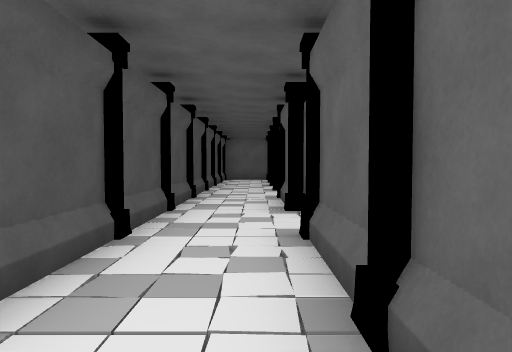
view 1 (above)

13 first-person views from a walk through a 3-D level made in the Unity game engine. The camera is 1.4 m above the floor, tilts 2° down and sees 70° across. The floor is counted in squares, 2 m on a side. Each view is taken from the middle of a square. On the plan, view 1 faces up. The plan holds only what a view shows up to about 11 squares ahead; the rest is blank. The place goes on beyond the plan. The player character is not drawn. Some animated figures are left out.

view 2
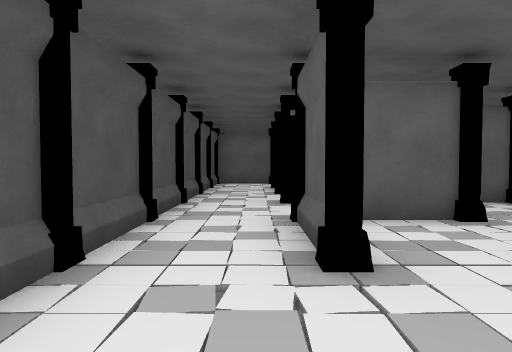

view 3
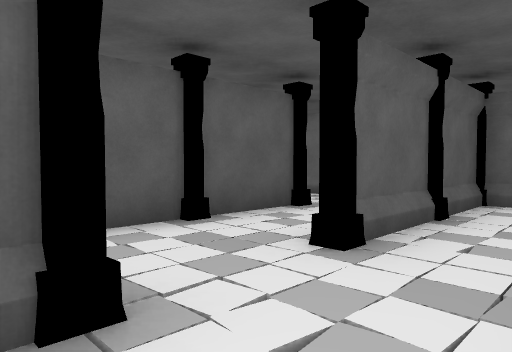

view 4
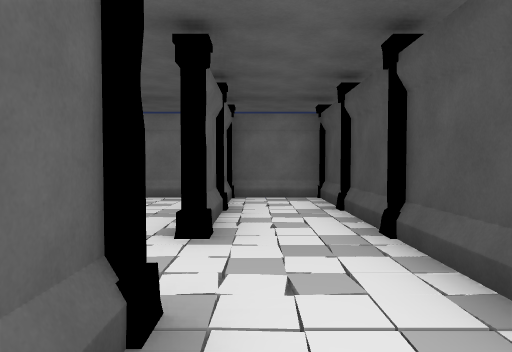

view 5
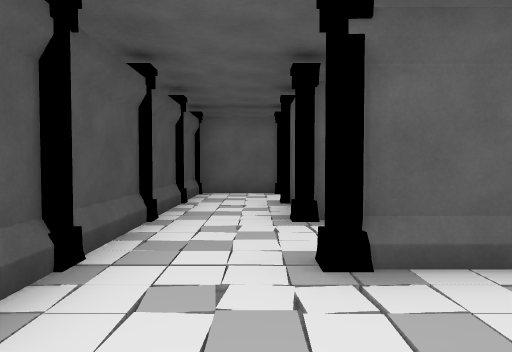

view 6
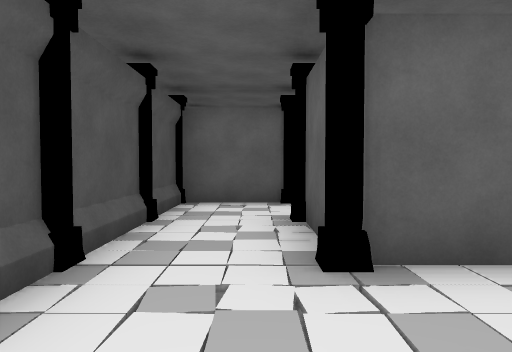

view 7
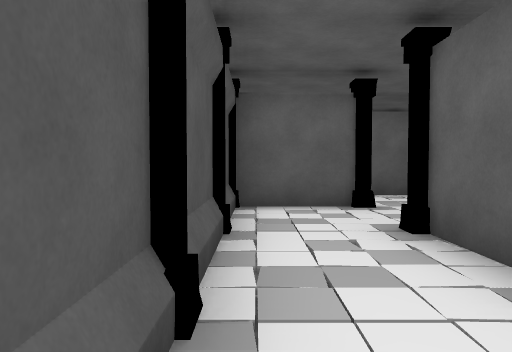

view 8
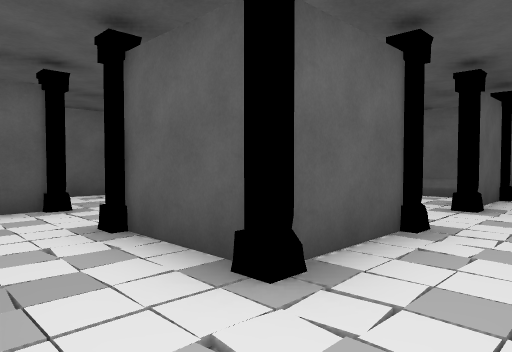

view 9
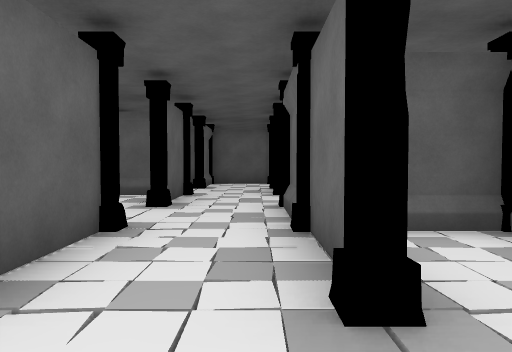

view 10
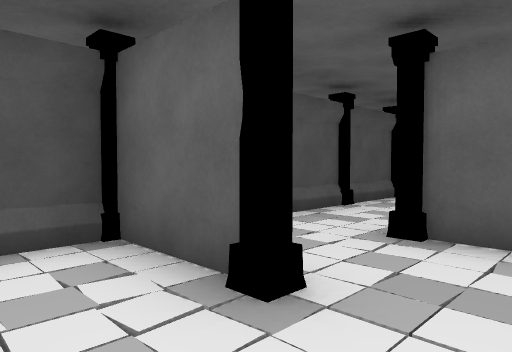

view 11
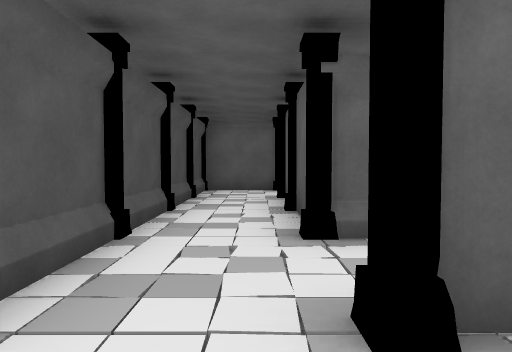

view 12
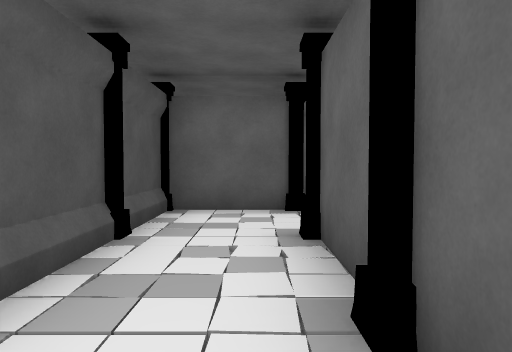

view 13
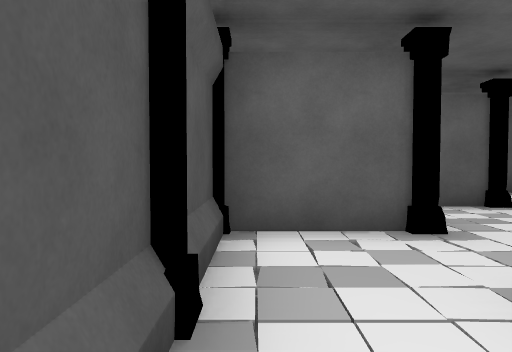

### Floor plan
Points are (right, up) in squares from view 1. A wall is a line through its corners. A room is listed if a view was taken in it or the views show most of it. See-through windows are left out.
Room 1 (views 1, 2, 3, 4, 5, 6)
walls: (2.6, 1.5) (2.6, 4.6); (1.5, -0.5) (4, -0.5); (-0.5, -0.5) (0.6, -0.5) (0.6, 2.6); (0.6, 5.5) (0.6, 6.5); (2.6, 7.5) (2.6, 8.6); (2.5, 7.5) (1.4, 7.5); (1.8, 9.5) (0.6, 9.5); (-1.4, 9.5) (-1.4, -0.4)
ways out: opening at (-0.5, 9) to room 2; opening at (2, 6)
objects: other object (-1, -1); other object (-1, 1); column (-1, 3); column (-1, 5); other object (-1, 7); column (-1, 9); column (1, 1); column (1, 3); column (1, 5); other object (1, 7); other object (3, 1); other object (3, 3)
Room 2 (views 7, 8, 9, 10, 11, 12, 13)
walls: (0.5, 15.5) (-1.4, 15.5) (-1.4, 9.5); (2.1, 17.5) (1.4, 17.5); (1.1, 19.5) (0.6, 19.5); (1.6, 11.5) (0.6, 11.5) (0.6, 13.5); (0.6, 21.9) (0.6, 23.5); (-1.4, 23.5) (-1.4, 17.9)
ways out: opening at (-0.5, 9) to room 1; opening at (-0.5, 22.5); opening at (2, 10)
objects: column (-1, 11); column (-1, 13); column (-1, 15); column (-1, 19); other object (-1, 21); column (-1, 23); column (1, 10); column (1, 11); column (1, 14); column (1, 15); column (1, 17); column (1, 19); column (1, 21)

Positions as (right, up) in squares from view 1, and headings:
1: (0, 0), facing up
2: (0, 3), facing up
3: (-1, 6), facing down-right
4: (0, 7), facing down
5: (0, 7), facing up
6: (0, 9), facing up
7: (-1, 10), facing up
8: (-1, 10), facing up-right
9: (-1, 10), facing right
10: (2, 14), facing up-left
11: (0, 16), facing up
12: (0, 20), facing up
13: (-1, 22), facing up
